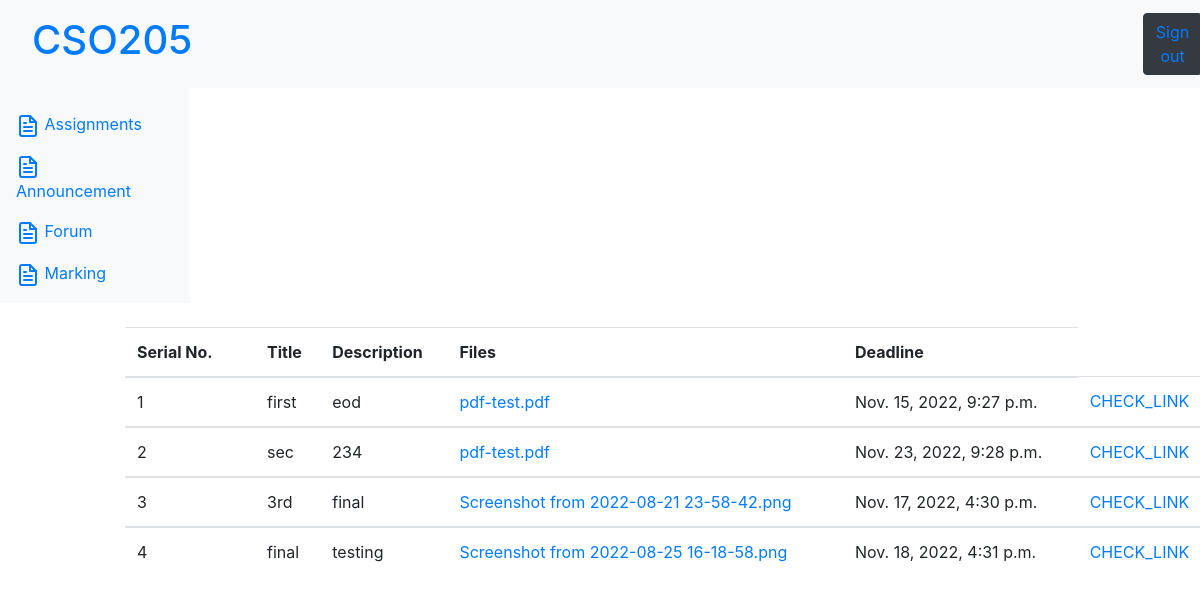
Page /p/main_marking/ on the committed database.
### professor/models.py (models this page shows, shortened)
class assignments(models.Model):
    title_assignment=models.TextField()
    file_assignment=models.TextField()
    deadline_assignment=models.DateTimeField()
    message_assignment=models.TextField()
    posted_on=models.TextField()

### professor/views.py (the view)
# urls.py: path('main_marking/',views.main_marking),
def main_marking(request,*args, **kwargs):
    if not check_user(request):
        redirect('/')
    a1=assignments.objects.all()
    d1=dict()
    for x in range(len(a1)):
        d2=dict()
        d2["title_assignment"]=a1[x].title_assignment
        d2["file_assignment"]=a1[x].file_assignment
        d2["deadline_assignment"]=a1[x].deadline_assignment
        d2["message_assignment"]=a1[x].message_assignment
        y=a1[x].file_assignment
        y=y.split('.')
        qw=a1[x].posted_on
        d2["link"]=f"/static/upload/{sha256(str(qw).encode('utf-8')).hexdigest()}.{y[1]}"
        d2['check']='/p/marking/'+str(a1[x].id)+'/'
        d1[x+1]=d2
    return render(request,'main_marking.html',{'d1':d1})

### professor/views.py (called while the page is built)
def check_user(request):
    ax=students.objects.filter(username=request.POST.get('username'))
    return request.user.is_authenticated and len(ax)==0

### templates/main_marking.html (shortened to what this page needs)
{% extends 'base.html' %}
{% block body %}
<div style="margin-left: 140px; width:1200px">
        <table class="table">
            <thead>
                <tr>
                    <th scope="col" style="width:130px">Serial No.</th>
                    <th scope="col">Title</th>
                    <th scope="col">Description</th>
                    <th scope="col">Files</th>
                    <th scope="col">Deadline</th>
                </tr>
            </thead>
            {% for x,y in d1.items %}
            <tbody>
                <tr>
                    <td>{{x}}</td>
                    <td>{{y.title_assignment}}</td>
                    <td>{{y.message_assignment}}</td>
                    <td><a href={{y.link}}  </a> {{y.file_assignment}}</td>
                    <td>{{y.deadline_assignment}}</td>
                    <td> <a href= {{y.check}} </a> CHECK_LINK </td>
                </tr>
            </tbody>
            {% endfor %}
        </table>
</div>
{% endblock body %}

### rows in the picture
assignments: title_assignment "first", message_assignment "eod", file_assignment "pdf-test.pdf", deadline_assignment "Nov. 15, 2022, 9:27 p.m."
assignments: title_assignment "sec", message_assignment "234", file_assignment "pdf-test.pdf", deadline_assignment "Nov. 23, 2022, 9:28 p.m."
assignments: title_assignment "3rd", message_assignment "final", file_assignment "Screenshot from 2022-08-21 23-58-42.png", deadline_assignment "Nov. 17, 2022, 4:30 p.m."
assignments: title_assignment "final", message_assignment "testing", file_assignment "Screenshot from 2022-08-25 16-18-58.png", deadline_assignment "Nov. 18, 2022, 4:31 p.m."

### other values in the picture
{{ x }} "1" "2" "3" "4"
